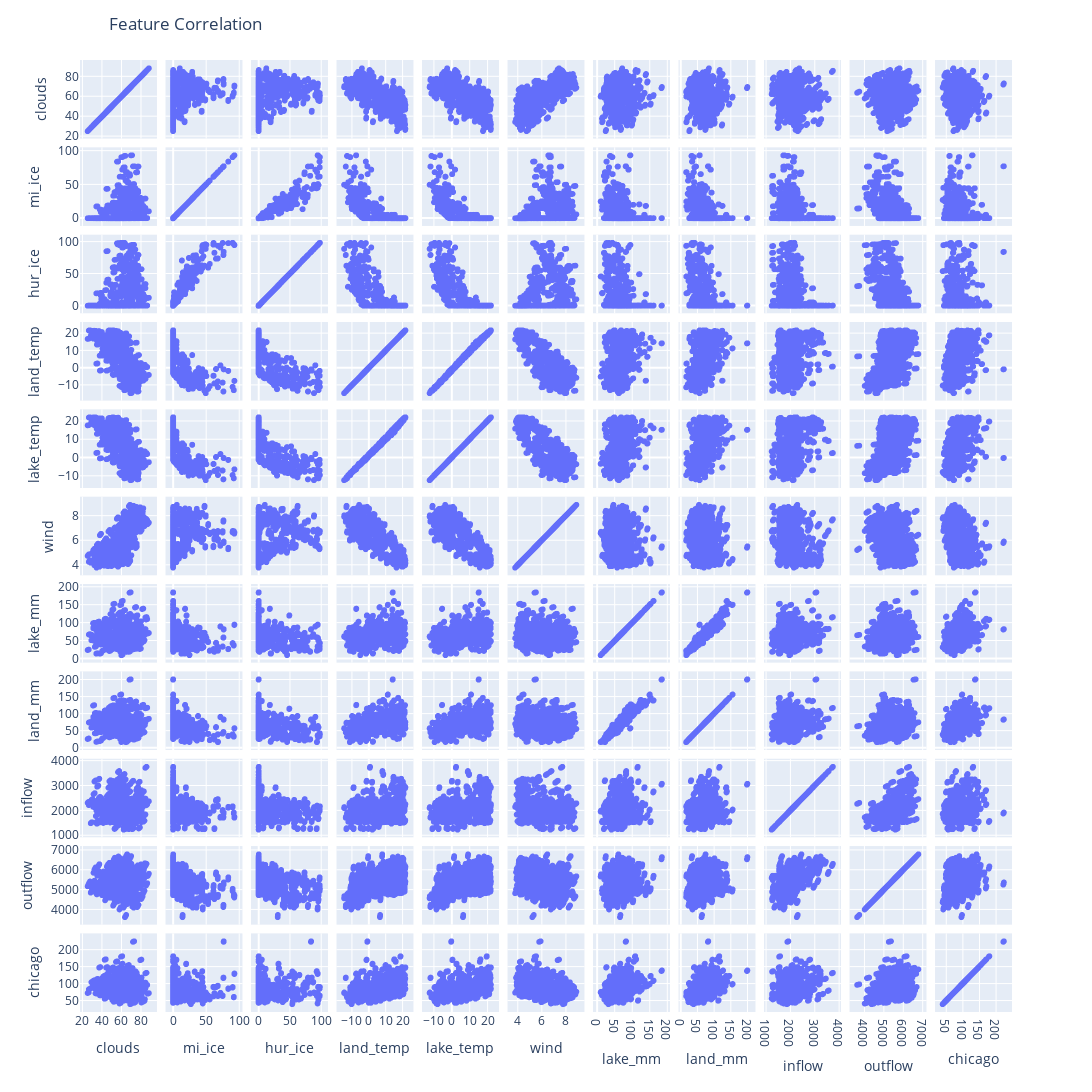

The code cell stored with this chart in its notebook:
### Code cell
fig = px.scatter_matrix(gl_features,dimensions=x)
fig.update_layout(showlegend=False,
                  title_text="Feature Correlation",
                  title_x=0.1, height =1200, width = 1200)
fig.show()

### Figure 1 — Plotly figure (JSON) as saved in the notebook; plotly's stock layout.template omitted (floating-point values rounded to 4 significant figures; data arrays with more than 128 entries replaced by an {"elided": "..."} marker saying what was removed)
{"data": [{"dimensions": [{"axis": {"matches": true}, "label": "clouds", "values": {"elided": "2736 float values"}}, {"axis": {"matches": true}, "label": "mi_ice", "values": {"elided": "2736 float values"}}, {"axis": {"matches": true}, "label": "hur_ice", "values": {"elided": "2736 float values"}}, {"axis": {"matches": true}, "label": "land_temp", "values": {"elided": "2736 float values"}}, {"axis": {"matches": true}, "label": "lake_temp", "values": {"elided": "2736 float values"}}, {"axis": {"matches": true}, "label": "wind", "values": {"elided": "2736 float values"}}, {"axis": {"matches": true}, "label": "lake_mm", "values": {"elided": "2736 float values"}}, {"axis": {"matches": true}, "label": "land_mm", "values": {"elided": "2736 float values"}}, {"axis": {"matches": true}, "label": "inflow", "values": {"elided": "2736 float values"}}, {"axis": {"matches": true}, "label": "outflow", "values": {"elided": "2736 float values"}}, {"axis": {"matches": true}, "label": "chicago", "values": {"elided": "2736 float values"}}], "hovertemplate": "%{xaxis.title.text}=%{x}<br>%{yaxis.title.text}=%{y}<extra></extra>", "legendgroup": "", "marker": {"color": "#636efa", "symbol": "circle"}, "name": "", "showlegend": false, "type": "splom"}], "layout": {"dragmode": "select", "height": 1200, "legend": {"tracegroupgap": 0}, "margin": {"t": 60}, "showlegend": false, "title": {"text": "Feature Correlation", "x": 0.1}, "width": 1200}}
